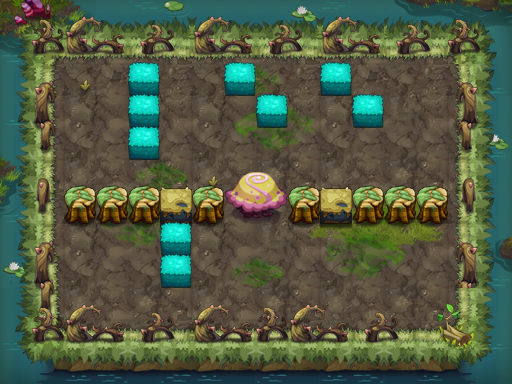

Tiled map render using the project's own tile images. Description and the map definition, with tile-layer contents summarised, below:
An orthogonal 16x12 tile map with 32x32 px tiles, 16 tile layers (PASS, 块层 2, 块层 14, 块层 15, ...) and 9 objects (5x TRAP, 3x hsrng2, PLAYER).

<map version="1.0" orientation="orthogonal" width="16" height="12" tilewidth="32" tileheight="32">
 <properties>
  <property name="DESTRY1" value="221" />
  <property name="DESTRY2" value="225" />
  <property name="DESTRY3" value="223" />
  <property name="DESTRY_COUNT" value="3" />
  <property name="EXP" value="515" />
  <property name="ITEM" value="D014" />
  <property name="MONEY" value="773" />
  <property name="START_SCRIPT" value="lv45" />
 </properties>
 <tileset firstgid="1" name="swzz" tilewidth="32" tileheight="32">
  <image source="swzz.png" width="500" height="1024" />
 </tileset>
 <layer name="PASS" width="16" height="12">
  <data>[192 cells, 118 non-empty, 18 distinct tile ids]</data>
 </layer>
 <layer name="块层 2" width="16" height="12">
  <data>[192 cells, 148 non-empty, 22 distinct tile ids]</data>
 </layer>
 <layer name="块层 14" width="16" height="12">
  <data>[192 cells, 42 non-empty, 26 distinct tile ids]</data>
 </layer>
 <layer name="块层 15" width="16" height="12">
  <data>[192 cells, 20 non-empty, 6 distinct tile ids]</data>
 </layer>
 <layer name="块层 13" width="16" height="12">
  <data>[192 cells, 125 non-empty, 21 distinct tile ids]</data>
 </layer>
 <layer name="块层 4" width="16" height="12">
  <data>[192 cells, 16 non-empty, 4 distinct tile ids]</data>
 </layer>
 <layer name="块层 3" width="16" height="12">
  <data>[192 cells, 59 non-empty, 18 distinct tile ids]</data>
 </layer>
 <layer name="块层 6" width="16" height="12">
  <data>[192 cells, 23 non-empty, 7 distinct tile ids]</data>
 </layer>
 <layer name="块层 16" width="16" height="12">
  <data>[192 cells, 52 non-empty, 5 distinct tile ids]</data>
 </layer>
 <layer name="SHELTER 9" width="16" height="12">
  <data>[192 cells, 14 non-empty, 7 distinct tile ids]</data>
 </layer>
 <layer name="SHELTER 7" width="16" height="12">
  <data>[192 cells, 1 non-empty, 1 distinct tile ids]</data>
 </layer>
 <layer name="SHELTER 6" width="16" height="12">
  <data>[192 cells, 1 non-empty, 1 distinct tile ids]</data>
 </layer>
 <layer name="SHELTER 5" width="16" height="12">
  <data>[192 cells, 10 non-empty, 2 distinct tile ids]</data>
 </layer>
 <layer name="SHELTER 3" width="16" height="12">
  <data>[192 cells, 1 non-empty, 1 distinct tile ids]</data>
 </layer>
 <layer name="SHELTER 2" width="16" height="12">
  <data>[192 cells, 3 non-empty, 1 distinct tile ids]</data>
 </layer>
 <layer name="SHELTER 1" width="16" height="12">
  <data>[192 cells, 3 non-empty, 1 distinct tile ids]</data>
 </layer>
 <objectgroup name="对象层 1" width="16" height="12">
  <object name="PLAYER" type="PLAYER" x="64" y="128" width="32" height="32" />
  <object name="hsrng2" x="192" y="96" width="32" height="32">
   <properties>
    <property name="lua_ai" value="monster_hsrng_ai" />
    <property name="quality" value="hsrng2.quality" />
   </properties>
  </object>
  <object name="hsrng2" x="384" y="96" width="32" height="32">
   <properties>
    <property name="lua_ai" value="monster_hsrng_ai" />
    <property name="quality" value="hsrng2.quality" />
   </properties>
  </object>
  <object name="zi_dan_up1" type="TRAP" x="320" y="288" width="32" height="32">
   <properties>
    <property name="trap_ani" value="poison_tree.actor" />
    <property name="trap_delay" value="2" />
    <property name="trap_id" value="0" />
    <property name="trap_script" value="trap(&quot;zi_dan_up1&quot;):setAtkPower(target(&quot;PLAYER&quot;):getHP()*0.1);trap(&quot;zi_dan_up1&quot;):turnUp(); trap(&quot;zi_dan_up1&quot;):getAI():getActions():addObject( AIUseSkill:create(   SkillLua:create(&quot;skill_0002&quot;)  )  );" />
    <property name="trap_start_mode" value="2" />
    <property name="trap_state" value="open" />
    <property name="trap_turn" value="up" />
   </properties>
  </object>
  <object name="mp1" type="TRAP" x="416" y="160" width="32" height="32">
   <properties>
    <property name="trap_ani" value="mp.actor" />
    <property name="trap_floor" value="true" />
    <property name="trap_id" value="0" />
    <property name="trap_script" value="trap_moveto(&quot;PLAYER&quot;, &quot;mp1&quot;,target(&quot;mp2&quot;):getX(),target(&quot;mp2&quot;):getY() );" />
    <property name="trap_sound_id" value="1" />
    <property name="trap_start_mode" value="0" />
    <property name="trap_state" value="open" />
   </properties>
  </object>
  <object name="mp2" type="TRAP" x="416" y="224" width="32" height="32">
   <properties>
    <property name="trap_ani" value="mp.actor" />
    <property name="trap_floor" value="true" />
    <property name="trap_id" value="0" />
    <property name="trap_script" value="trap_moveto(&quot;PLAYER&quot;, &quot;mp2&quot;,target(&quot;mp1&quot;):getX(),target(&quot;mp1&quot;):getY() );" />
    <property name="trap_sound_id" value="1" />
    <property name="trap_start_mode" value="0" />
    <property name="trap_state" value="open" />
   </properties>
  </object>
  <object name="hsrng2" x="96" y="256" width="32" height="32">
   <properties>
    <property name="lua_ai" value="monster_hsrng_ai" />
    <property name="quality" value="hsrng2.quality" />
   </properties>
  </object>
  <object name="bh1" type="TRAP" x="288" y="128" width="32" height="32">
   <properties>
    <property name="trap_ani" value="black_hole.actor" />
    <property name="trap_floor" value="true" />
    <property name="trap_id" value="2" />
    <property name="trap_sh" value="0.1" />
    <property name="trap_sw" value="0.1" />
   </properties>
  </object>
  <object name="xy1" type="TRAP" x="288" y="128" width="32" height="32">
   <properties>
    <property name="lua_ai" value="trap_mire_ai" />
    <property name="trap_sh" value="0.1" />
    <property name="trap_sw" value="0.1" />
   </properties>
  </object>
 </objectgroup>
</map>
